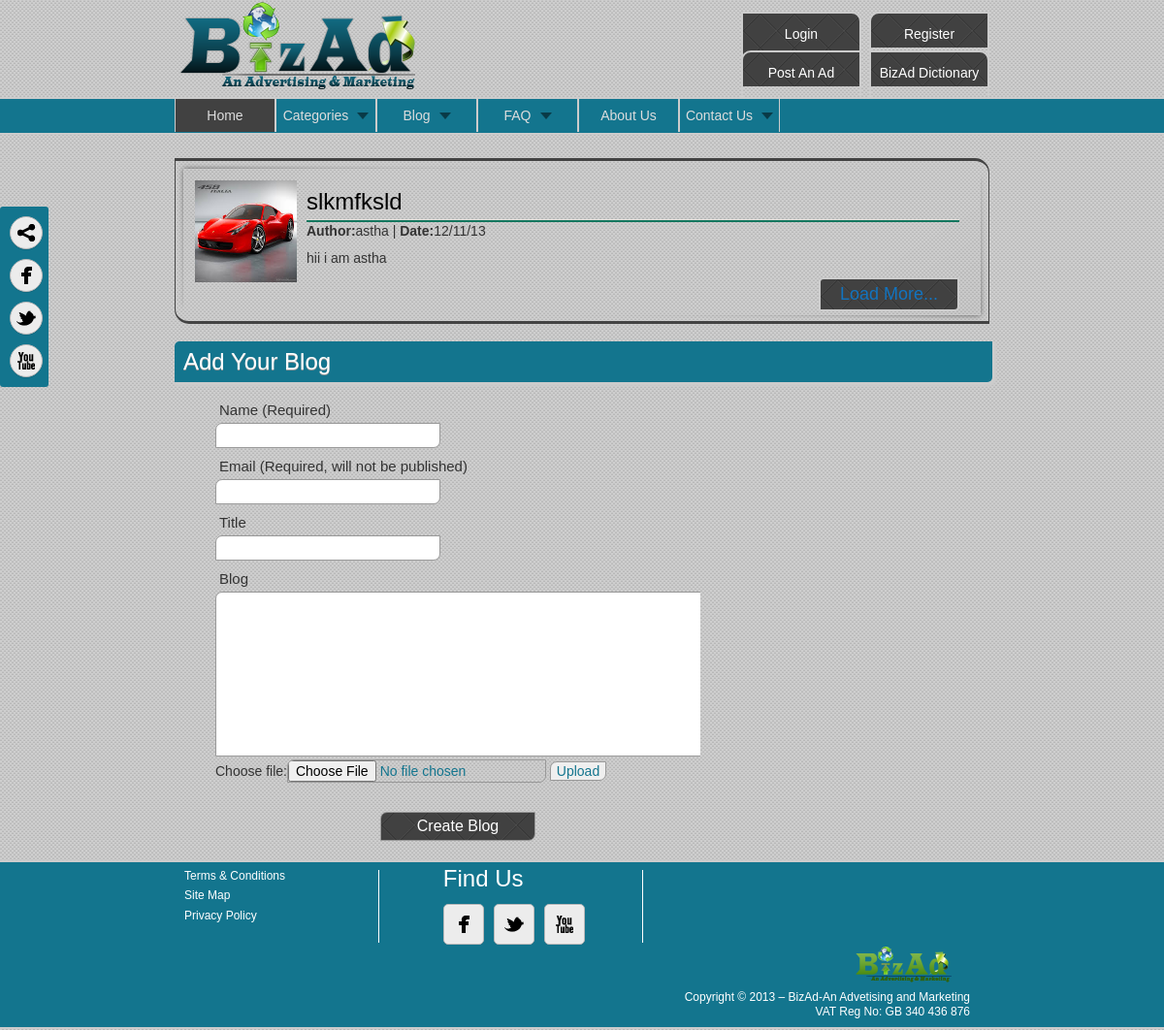
/Blog.php, run on an earlier commit of the app's database.
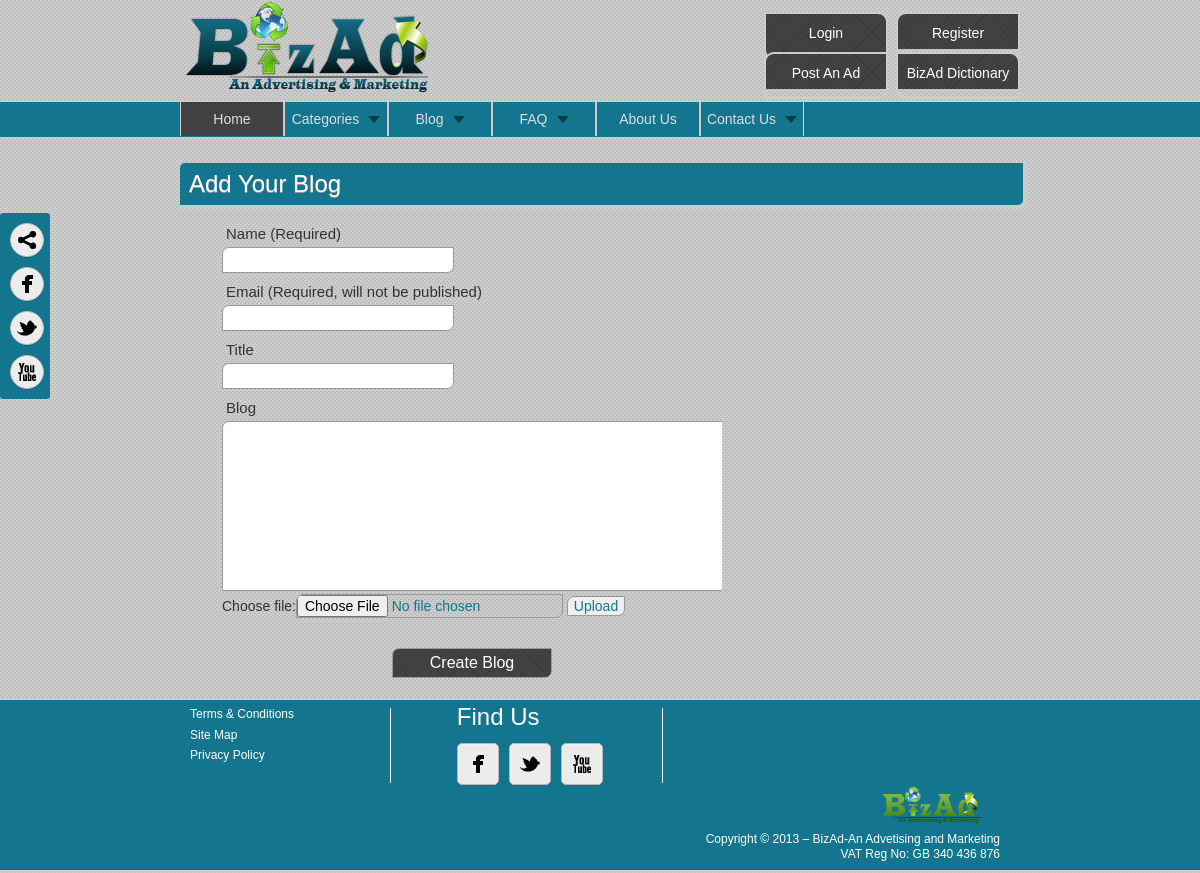
And on a later commit of the database.
### tables this page shows
CREATE TABLE IF NOT EXISTS `image` (
  `ImageID` int(50) NOT NULL,
  `ImageURL` varchar(50) NOT NULL,
  PRIMARY KEY (`ImageID`)
);

CREATE TABLE IF NOT EXISTS `blog` (
  `id` int(50) NOT NULL,
  `name` varchar(50) NOT NULL,
  `email` varchar(50) NOT NULL,
  `title` varchar(50) NOT NULL,
  `blog` varchar(5000) NOT NULL,
  `imageid` int(50) NOT NULL,
  `date` varchar(25) NOT NULL,
  PRIMARY KEY (`id`),
  KEY `imageid` (`imageid`)
);

### loadblog.php (the view, shortened to what this page needs)
<?php
    $sql1="Select * from blog";
    $result=mysql_query($sql1);
    while ($row = mysql_fetch_array($result)) {
        $name=$row['name'];
        $title=$row['title'];
        $blog=$row['blog'];
        $img=$row['imageid'];
        $date1=$row['date'];
        $sql="select ImageURL from image where ImageID=".$img;
        $re=  mysql_query($sql);
        while($r=  mysql_fetch_array($re))
        {
            $img1=$r['ImageURL'];
                    echo "<div class=\"post_section\"><span class=\"bottom\"></span>
                    <img src='$img1'/>
                    <h2> ";echo $title."<br/></h2><hr/>
                    <span class=\"author-date\"><span id=\"author\"><strong>Author:</strong>".$name." |</span><span id=\"date\"><strong>&nbsp;Date:</strong>".$date1."</span></span>
                    <p>".$blog."</p>
                    <div class=\"button float_r\"><a href=\"loadparticularblog.php\" class=\"more\">Load More...</a></div>
                </div>
                </div>
            </div>";
        }
        }

What changed in the data, as far as the page shows it:
removed blog: title "slkmfksld", name "astha", date "12/11/13", blog "hii i am astha"
removed image: ImageURL (picture)
